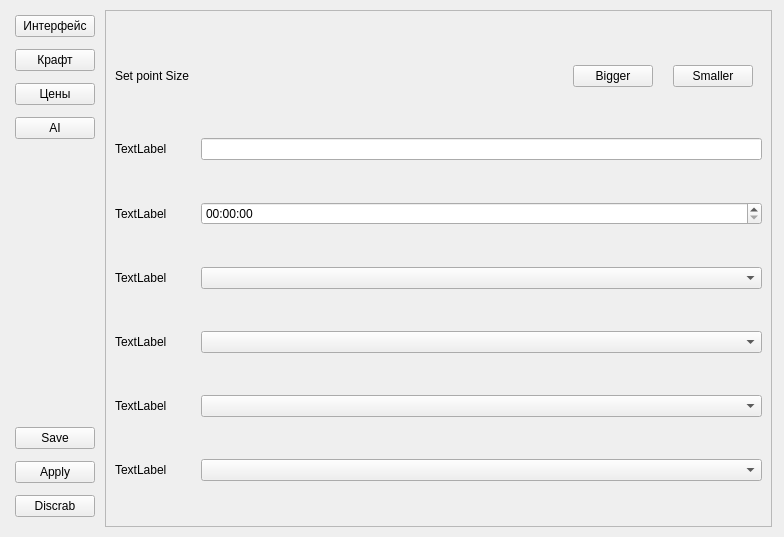
<?xml version="1.0" encoding="UTF-8"?>
<ui version="4.0">
 <class>Form</class>
 <widget class="QWidget" name="Form">
  <property name="geometry">
   <rect>
    <x>0</x>
    <y>0</y>
    <width>784</width>
    <height>537</height>
   </rect>
  </property>
  <property name="windowTitle">
   <string>Form</string>
  </property>
  <layout class="QHBoxLayout" name="horizontalLayout">
   <property name="spacing">
    <number>0</number>
   </property>
   <property name="leftMargin">
    <number>5</number>
   </property>
   <property name="topMargin">
    <number>10</number>
   </property>
   <property name="rightMargin">
    <number>12</number>
   </property>
   <property name="bottomMargin">
    <number>10</number>
   </property>
   <item>
    <widget class="QFrame" name="verticalFrame">
     <property name="sizePolicy">
      <sizepolicy hsizetype="Preferred" vsizetype="Expanding">
       <horstretch>0</horstretch>
       <verstretch>0</verstretch>
      </sizepolicy>
     </property>
     <layout class="QVBoxLayout" name="verticalLayout">
      <property name="spacing">
       <number>12</number>
      </property>
      <property name="leftMargin">
       <number>10</number>
      </property>
      <property name="topMargin">
       <number>5</number>
      </property>
      <property name="rightMargin">
       <number>10</number>
      </property>
      <property name="bottomMargin">
       <number>10</number>
      </property>
      <item>
       <widget class="QPushButton" name="pushButton_2">
        <property name="text">
         <string>Интерфейс</string>
        </property>
       </widget>
      </item>
      <item>
       <widget class="QPushButton" name="pushButton_5">
        <property name="text">
         <string>Крафт</string>
        </property>
       </widget>
      </item>
      <item>
       <widget class="QPushButton" name="pushButton_4">
        <property name="text">
         <string>Цены</string>
        </property>
       </widget>
      </item>
      <item>
       <widget class="QPushButton" name="pushButton_3">
        <property name="text">
         <string>AI</string>
        </property>
       </widget>
      </item>
      <item>
       <spacer name="verticalSpacer">
        <property name="orientation">
         <enum>Qt::Vertical</enum>
        </property>
        <property name="sizeType">
         <enum>QSizePolicy::Expanding</enum>
        </property>
        <property name="sizeHint" stdset="0">
         <size>
          <width>20</width>
          <height>40</height>
         </size>
        </property>
       </spacer>
      </item>
      <item>
       <widget class="QPushButton" name="pushButton_6">
        <property name="text">
         <string>Save</string>
        </property>
       </widget>
      </item>
      <item>
       <widget class="QPushButton" name="pushButton_7">
        <property name="text">
         <string>Apply</string>
        </property>
       </widget>
      </item>
      <item>
       <widget class="QPushButton" name="pushButton_8">
        <property name="text">
         <string>Discrab</string>
        </property>
       </widget>
      </item>
     </layout>
    </widget>
   </item>
   <item>
    <widget class="QScrollArea" name="scrollArea">
     <property name="widgetResizable">
      <bool>true</bool>
     </property>
     <widget class="QWidget" name="scrollAreaWidgetContents">
      <property name="geometry">
       <rect>
        <x>0</x>
        <y>0</y>
        <width>689</width>
        <height>515</height>
       </rect>
      </property>
      <layout class="QGridLayout" name="gridLayout">
       <item row="1" column="0">
        <widget class="QLabel" name="label_2">
         <property name="minimumSize">
          <size>
           <width>80</width>
           <height>0</height>
          </size>
         </property>
         <property name="text">
          <string>TextLabel</string>
         </property>
        </widget>
       </item>
       <item row="1" column="1">
        <widget class="QLineEdit" name="lineEdit"/>
       </item>
       <item row="0" column="0">
        <widget class="QLabel" name="label">
         <property name="minimumSize">
          <size>
           <width>80</width>
           <height>0</height>
          </size>
         </property>
         <property name="text">
          <string>Set point Size</string>
         </property>
        </widget>
       </item>
       <item row="4" column="0">
        <widget class="QLabel" name="label_6">
         <property name="minimumSize">
          <size>
           <width>80</width>
           <height>0</height>
          </size>
         </property>
         <property name="text">
          <string>TextLabel</string>
         </property>
        </widget>
       </item>
       <item row="5" column="0">
        <widget class="QLabel" name="label_7">
         <property name="minimumSize">
          <size>
           <width>80</width>
           <height>0</height>
          </size>
         </property>
         <property name="text">
          <string>TextLabel</string>
         </property>
        </widget>
       </item>
       <item row="2" column="1">
        <widget class="QTimeEdit" name="timeEdit"/>
       </item>
       <item row="3" column="0">
        <widget class="QLabel" name="label_5">
         <property name="minimumSize">
          <size>
           <width>80</width>
           <height>0</height>
          </size>
         </property>
         <property name="text">
          <string>TextLabel</string>
         </property>
        </widget>
       </item>
       <item row="2" column="0">
        <widget class="QLabel" name="label_4">
         <property name="minimumSize">
          <size>
           <width>80</width>
           <height>0</height>
          </size>
         </property>
         <property name="text">
          <string>TextLabel</string>
         </property>
        </widget>
       </item>
       <item row="6" column="0">
        <widget class="QLabel" name="label_8">
         <property name="minimumSize">
          <size>
           <width>80</width>
           <height>0</height>
          </size>
         </property>
         <property name="text">
          <string>TextLabel</string>
         </property>
        </widget>
       </item>
       <item row="3" column="1">
        <widget class="QComboBox" name="comboBox"/>
       </item>
       <item row="4" column="1">
        <widget class="QComboBox" name="comboBox_2"/>
       </item>
       <item row="5" column="1">
        <widget class="QComboBox" name="comboBox_3"/>
       </item>
       <item row="6" column="1">
        <widget class="QComboBox" name="comboBox_4"/>
       </item>
       <item row="0" column="1">
        <widget class="QFrame" name="horizontalFrame">
         <property name="sizePolicy">
          <sizepolicy hsizetype="Preferred" vsizetype="Fixed">
           <horstretch>0</horstretch>
           <verstretch>0</verstretch>
          </sizepolicy>
         </property>
         <layout class="QHBoxLayout" name="horizontalLayout_2">
          <property name="spacing">
           <number>20</number>
          </property>
          <item>
           <spacer name="horizontalSpacer">
            <property name="orientation">
             <enum>Qt::Horizontal</enum>
            </property>
            <property name="sizeType">
             <enum>QSizePolicy::Expanding</enum>
            </property>
            <property name="sizeHint" stdset="0">
             <size>
              <width>40</width>
              <height>20</height>
             </size>
            </property>
           </spacer>
          </item>
          <item>
           <widget class="QPushButton" name="pushButton_point_size_bigg">
            <property name="text">
             <string>Bigger</string>
            </property>
           </widget>
          </item>
          <item>
           <widget class="QPushButton" name="pushButton_piont_size_smal">
            <property name="text">
             <string>Smaller</string>
            </property>
           </widget>
          </item>
         </layout>
        </widget>
       </item>
      </layout>
     </widget>
    </widget>
   </item>
  </layout>
 </widget>
 <resources/>
 <connections/>
</ui>
